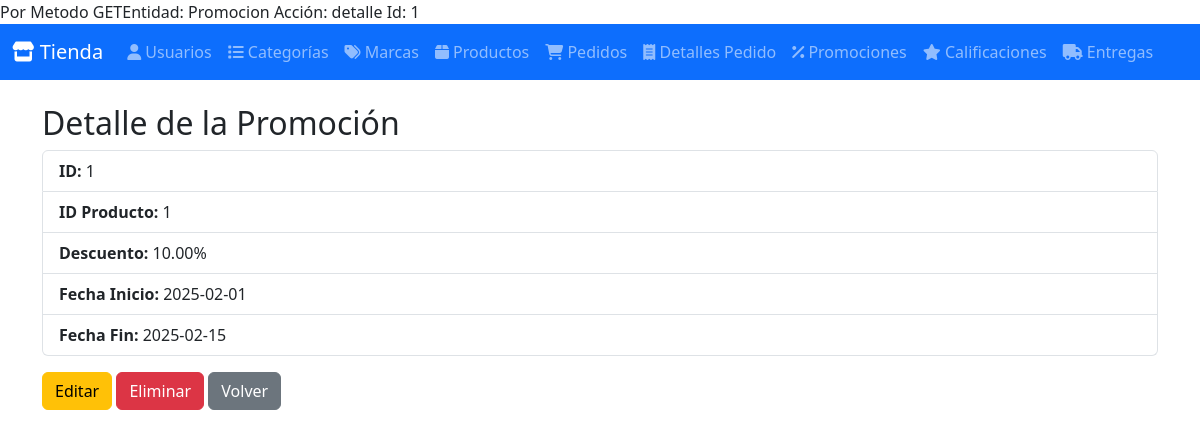
The app's page /index.php?entity=Promocion&action=detalle&id=1 with its own data.
### tables this page shows
CREATE TABLE promociones (
    id INT AUTO_INCREMENT PRIMARY KEY,
    id_producto INT,
    descuento DECIMAL(5,2) NOT NULL,
    fecha_inicio DATE NOT NULL,
    fecha_fin DATE NOT NULL,
    FOREIGN KEY (id_producto) REFERENCES productos(id) ON DELETE CASCADE
);

### Model/ClassPromocion.php (called while the page is built, shortened)
<?php
require_once BASE_PATH . DIRECTORY_SEPARATOR . 'Config' . DIRECTORY_SEPARATOR . 'ClassDatabase.php';
class ClassPromocion {
    private $conn;
    public function __construct() {
        $db = new ClassDatabase();
        $this->conn = $db->getConnection();
    }
    public function getPromocionById($id) {
        $query = "SELECT * FROM promociones WHERE id = :id";
        $stmt = $this->conn->prepare($query);
        $stmt->bindParam(':id', $id);
        $stmt->execute();
        return $stmt->fetch(PDO::FETCH_ASSOC);
    }
}
?>

### Config/ClassDatabase.php (called while the page is built, shortened)
<?php
class ClassDatabase {
    private $host = 'localhost';
    private $db_name = 'bd_tienda_dulces';
    private $username = 'root';
    private $password = 'password';
    public function getConnection() {
        $this->conn = null;
        try {
            $this->conn = new PDO("mysql:host={$this->host};dbname={$this->db_name}", $this->username, $this->password);
            $this->conn->setAttribute(PDO::ATTR_ERRMODE, PDO::ERRMODE_EXCEPTION);
        } catch (PDOException $e) {
            echo "Error de conexión: " . $e->getMessage();
        }
        return $this->conn;
    }
}
?>

### Controller/ClassPromocionController.php (called while the page is built, shortened)
<?php
require_once BASE_PATH . DIRECTORY_SEPARATOR . 'Model' . DIRECTORY_SEPARATOR . 'ClassPromocion.php';
class ClassPromocionController {
    public function getPromocionByIdController($id) {
        $promocionModel = new ClassPromocion();
        return $promocionModel->getPromocionById($id);
    }
}
?>

### View/Promocion/detallePromocion.php (the view, shortened to what this page needs)
<?php
$promocion = $elemento ?? null;
?>
<h2>Detalle de la Promoción</h2>
<ul class="list-group">
    <li class="list-group-item"><strong>ID:</strong> <?php echo htmlspecialchars($promocion['id']); ?></li>
    <li class="list-group-item"><strong>ID Producto:</strong> <?php echo htmlspecialchars($promocion['id_producto']); ?></li>
    <li class="list-group-item"><strong>Descuento:</strong> <?php echo htmlspecialchars($promocion['descuento']); ?>%</li>
    <li class="list-group-item"><strong>Fecha Inicio:</strong> <?php echo htmlspecialchars($promocion['fecha_inicio']); ?></li>
    <li class="list-group-item"><strong>Fecha Fin:</strong> <?php echo htmlspecialchars($promocion['fecha_fin']); ?></li>
</ul>
<div class="mt-3">
    <a href="index.php?entity=Promocion&action=editar&id=<?php echo $promocion['id']; ?>" class="btn btn-warning">Editar</a>
    <form method="POST" action="index.php" style="display:inline;">
        <button type="submit" class="btn btn-danger">Eliminar</button>
    </form>
    <a href="index.php?entity=Promocion&action=listar" class="btn btn-secondary">Volver</a>
</div>

### records on screen
promociones: id "1", id_producto "1", descuento "10.00", fecha_inicio "2025-02-01", fecha_fin "2025-02-15"

### other values on screen
$entity "Promocion"
$action "detalle"
$id "1"
$label "Usuarios Categorías Marcas Productos Pedidos Detalles Pedido Promociones Calificaciones Entregas"
